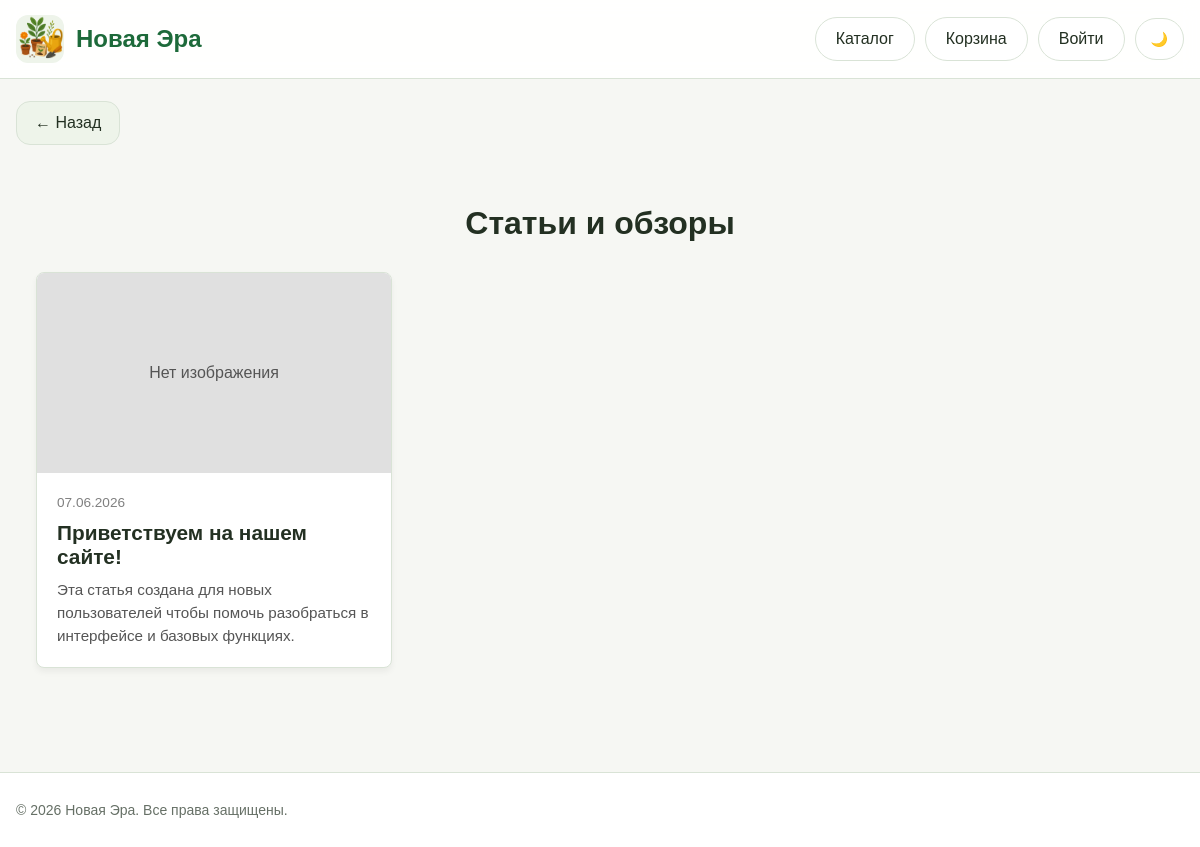
Page /blog on the committed database.
### models.py (models this page shows)
class Post(db.Model):
    __tablename__ = 'post'
    id = db.Column(db.Integer, primary_key=True)
    title = db.Column(db.String(200), nullable=False)
    content = db.Column(db.Text, nullable=False)
    date_posted = db.Column(db.DateTime, default=datetime.now)
    image_post = db.Column(db.String(255))
    product_id = db.Column(db.Integer, db.ForeignKey('products.id'), nullable=True)
    related_product = db.relationship('Product', backref='posts')

### routes.py (the view)
@bp.route('/blog')
def blog():
    posts = Post.query.order_by(Post.date_posted.desc()).all()
    return render_template('blog.html', posts=posts)

### templates/blog.html
{% extends "base.html" %}
{% block content %}
<a href="javascript:history.back()" class="back-btn">
        ← Назад
    </a>
<div class="blog-container" style="max-width: 1200px; margin: 40px auto; padding: 0 20px;">
    <h1 style="margin-bottom: 30px; text-align: center;">Статьи и обзоры</h1>
    <div class="blog-grid" style="display: grid; grid-template-columns: repeat(auto-fill, minmax(300px, 1fr)); gap: 30px;">
        {% for post in posts %}
        <a href="{{ url_for('main.post_detail', post_id=post.id) }}" class="blog-card" style="background: var(--surface); border: 1px solid var(--border); border-radius: 8px; overflow: hidden; box-shadow: 0 4px 6px rgba(0,0,0,0.05); display: flex; flex-direction: column; text-decoration: none; color: inherit; transition: transform 0.2s ease, box-shadow 0.2s ease;">
            {% if post.image_src %}
                <img src="{{ post.image_src }}" alt="{{ post.title }}" style="width: 100%; height: 200px; object-fit: cover;">
            {% else %}
                <div style="width: 100%; height: 200px; background: #e0e0e0; display: flex; align-items: center; justify-content: center; color: #555;">
                    Нет изображения
                </div>
            {% endif %}
            <div class="blog-body" style="padding: 20px; flex-grow: 1; display: flex; flex-direction: column; justify-content: space-between;">
                <div>
                    <span style="font-size: 0.85rem; color: gray;">{{ post.date_posted.strftime('%d.%m.%Y') }}</span>
                    <h3 style="margin: 10px 0; font-size: 1.3rem; color: var(--text-main);">{{ post.title }}</h3>
                    <p style="color: #555; font-size: 0.95rem; line-height: 1.5; margin: 0;">
                        {{ post.content[:120] }}{% if post.content|length > 120 %}...{% endif %}
                    </p>
                </div>
            </div>
        </a>
        {% else %}
            <p style="grid-column: 1/-1; text-align: center; color: gray; padding: 40px;">Статей пока нет.</p>
        {% endfor %}
    </div>
</div>
{% endblock %}

### static/css/style.css (style rules this page uses)
:root { --bg: #f6f7f3; --surface: #ffffff; --surface-soft: #eef4ea; --text: #233022; --muted: #667066; --brand: #1d6a3a; --brand-dark: #14552d; --border: #d9e3d6; --shadow: 0 12px 30px rgba(16, 48, 26, 0.08); --error: #b33a3a; --warning: #b46f0b; --success: #2a7d46; }
*, *::before, *::after { box-sizing: border-box; }
html { scroll-behavior: smooth; }
body { margin: 0; font-family: Arial, Helvetica, sans-serif; background: var(--bg); color: var(--text); }
a { color: inherit; text-decoration: none; }
.back-btn { margin-bottom: 20px; display: inline-block; }
.save-btn, .buy-btn, .back-btn { border: 0; border-radius: 14px; padding: 12px 18px; cursor: pointer; transition: .2s ease; }
.back-btn { background: var(--surface-soft); color: var(--text); border: 1px solid var(--border); }

### rows in the picture
Post: date_posted "07.06.2026", title "Приветствуем на нашем сайте!", content "Эта статья создана для новых пользователей чтобы помочь разобраться в интерфейсе и базовых функциях."

### other values in the picture
{{ brand_name }} "Новая Эра"
